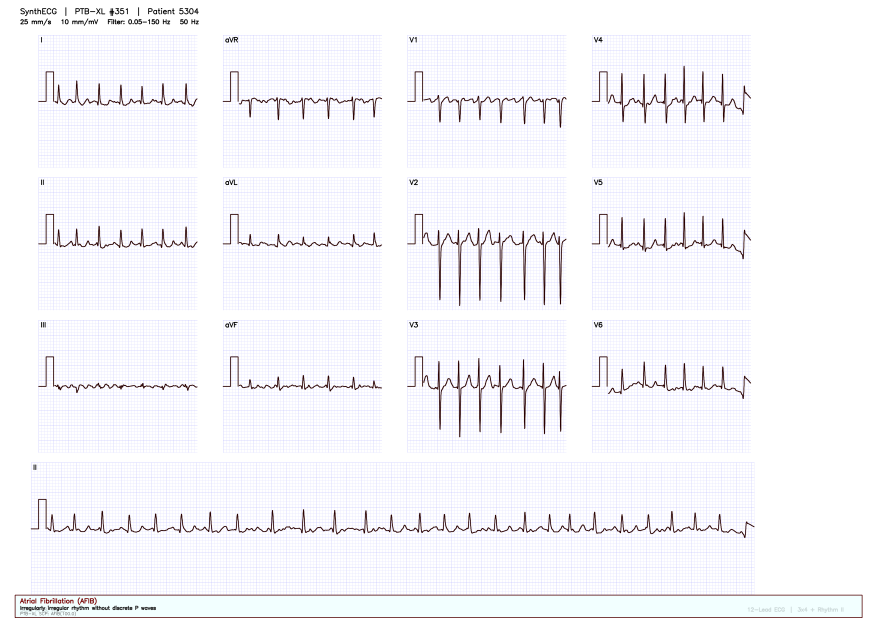
#> input picture examples/afib_atrial_fibrillation.png, 3508 x 2480 px (shown at 1/4 size)
$ python -i paper.py   (imports and definitions only)
#> lines starting #> are read from the running program, lines starting #| are printed output that depends on the picture
import cv2
import numpy as np

from synthecg.config import AugmentConfig
from synthecg.augment.geometric import (
    apply_jpeg_compression,
    apply_perspective_warp_array,
    apply_rotation_array,
)


# [76 lines left out: functions apply_paper_artifacts_to_arrays, apply_paper_artifacts, not called in this run]

>>> import cv2
>>> picture = cv2.imread('../../examples/afib_atrial_fibrillation.png')
#> picture is the input picture: shape (2480, 3508, 3); mean B, G, R 249.9, 245.5, 245.9
>>> result = apply_paper_artifacts_to_arrays(picture)
#> in apply_paper_artifacts_to_arrays, `img = np.clip(img.astype(np.float32) * tint, 0, 255).astype(np.uint8)`:
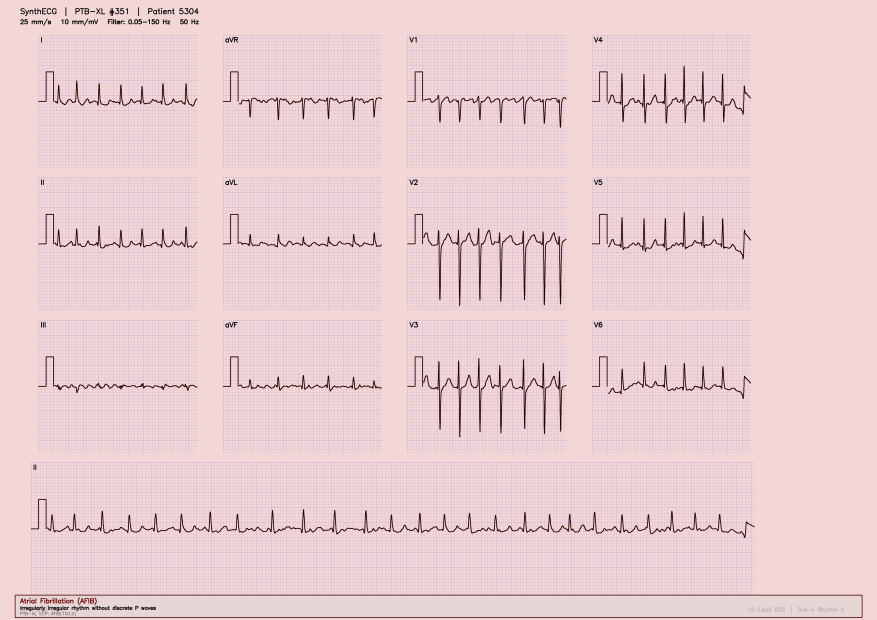
#> img: shape (2480, 3508, 3) (shown at 1/4 size); mean of channels 0, 1, 2 209.7, 206, 234.3; drawn as B, G, R
#> after the loop in apply_paper_artifacts_to_arrays, `for i in range(cols):`:
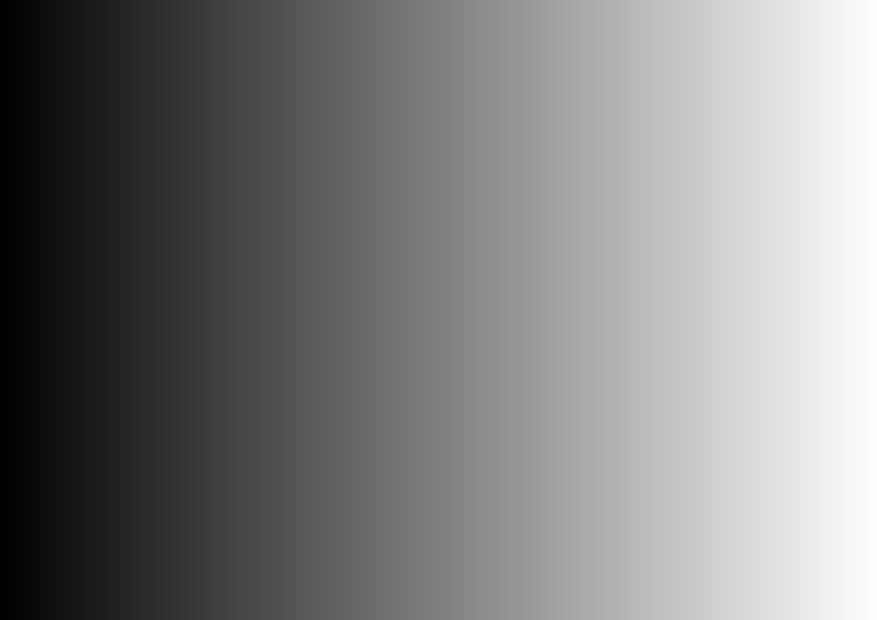
#> gradient: shape (2480, 3508) float32 (shown at 1/4 size); min 0, max 1, mean 0.5
#> in apply_paper_artifacts_to_arrays, `img = np.clip(img.astype(np.float32) * lighting_variation, 0, 255).ast..`:
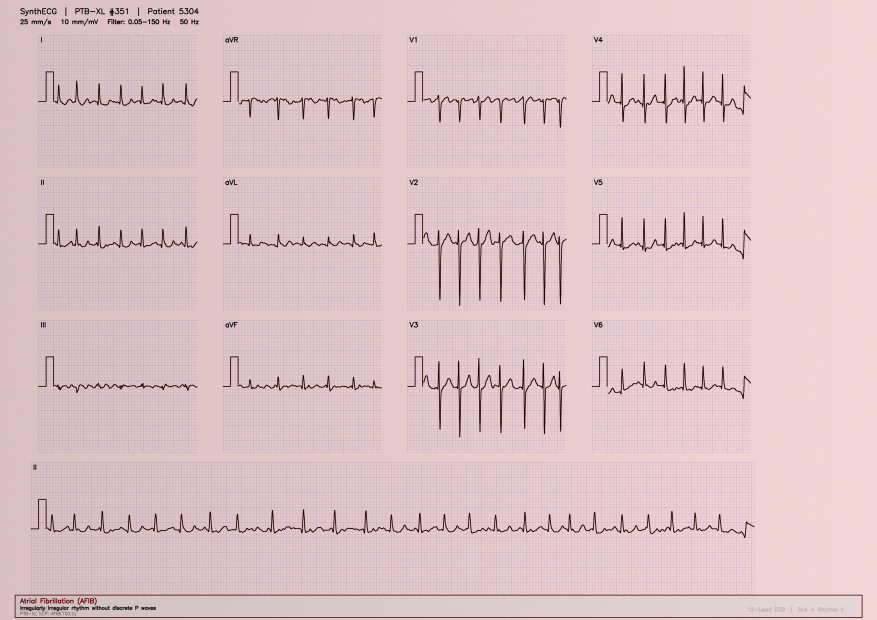
#> img: shape (2480, 3508, 3) (shown at 1/4 size); mean of channels 0, 1, 2 198.7, 195.3, 222.1; drawn as B, G, R

$ run again, on examples/avnrt_nodal_reentrant_tachycardia.png
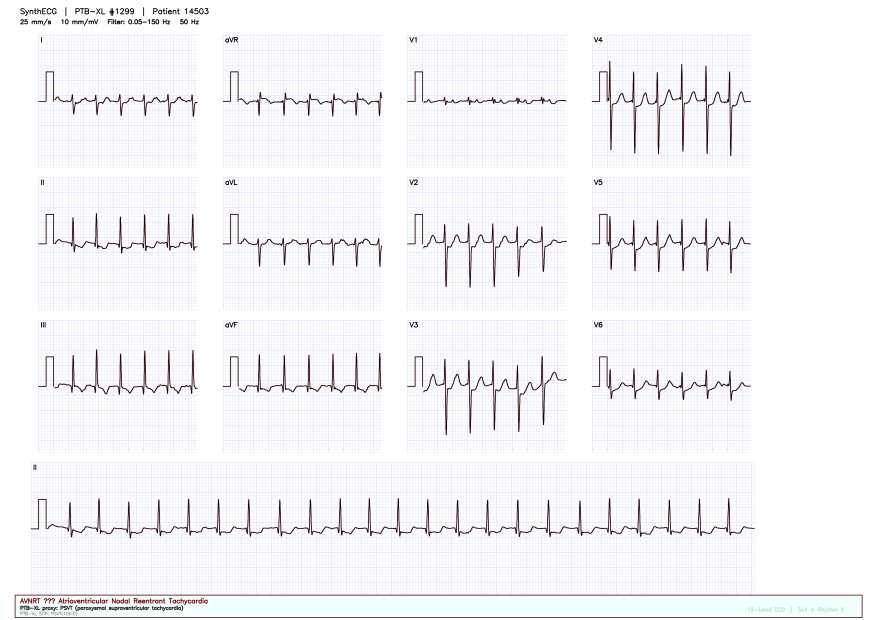
#> input picture examples/avnrt_nodal_reentrant_tachycardia.png, 3508 x 2480 px (shown at 1/4 size)
#> picture is the input picture: shape (2480, 3508, 3); mean B, G, R 249.3, 244.9, 245.5
#> in apply_paper_artifacts_to_arrays, `img = np.clip(img.astype(np.float32) * tint, 0, 255).astype(np.uint8)`:
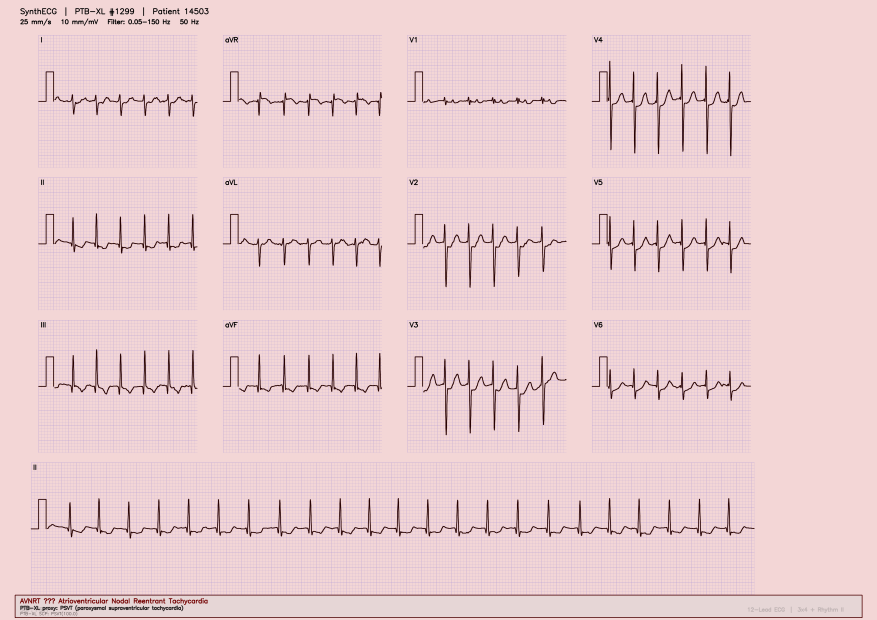
#> img: shape (2480, 3508, 3) (shown at 1/4 size); mean of channels 0, 1, 2 209.2, 205.5, 233.8; drawn as B, G, R
#> in apply_paper_artifacts_to_arrays, `img = np.clip(img.astype(np.float32) * lighting_variation, 0, 255).ast..`:
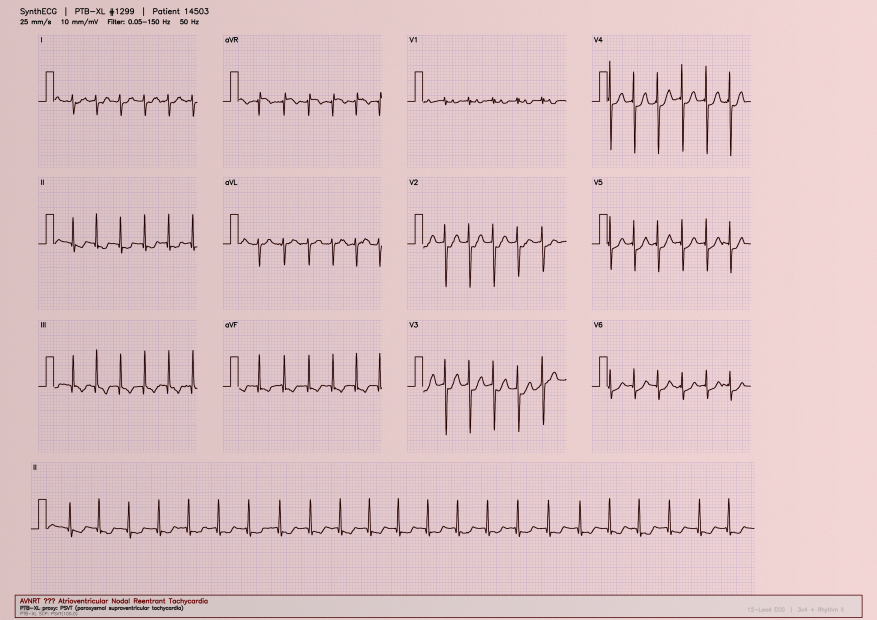
#> img: shape (2480, 3508, 3) (shown at 1/4 size); mean of channels 0, 1, 2 198.3, 194.8, 221.7; drawn as B, G, R

$ run again, on examples/pvc_left_coronary_cusp.png
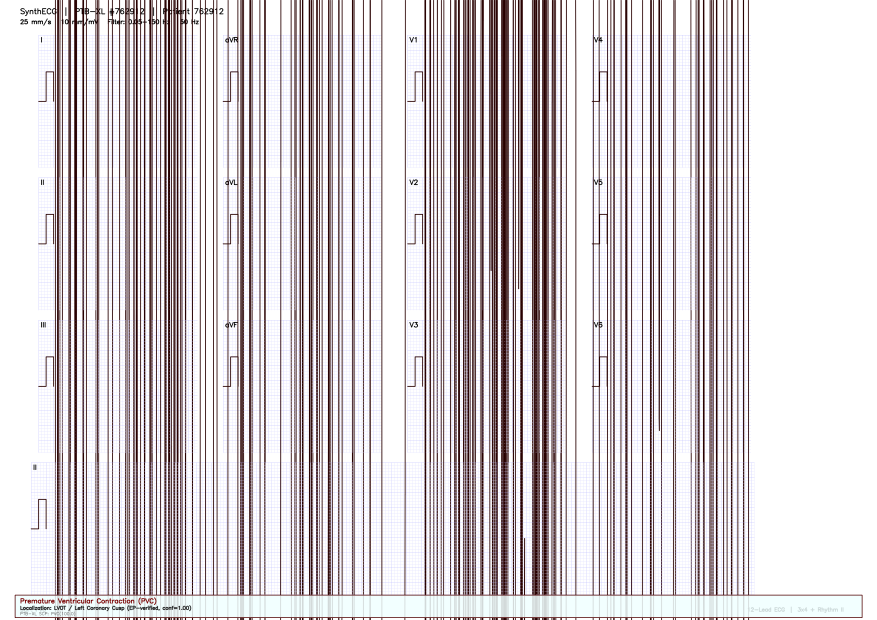
#> input picture examples/pvc_left_coronary_cusp.png, 3508 x 2480 px (shown at 1/4 size)
#> picture is the input picture: shape (2480, 3508, 3); mean B, G, R 208.3, 204.6, 211.6
#> in apply_paper_artifacts_to_arrays, `img = np.clip(img.astype(np.float32) * tint, 0, 255).astype(np.uint8)`:
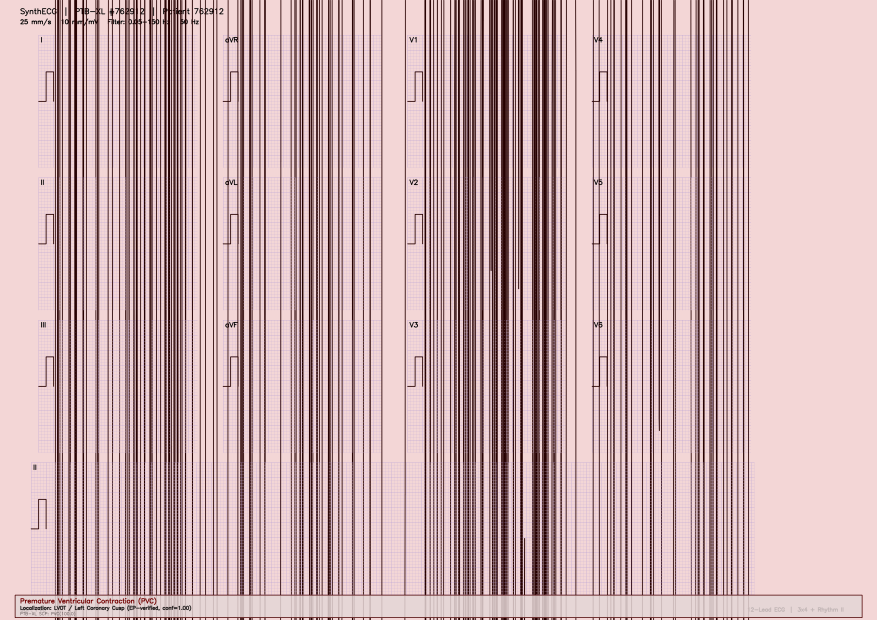
#> img: shape (2480, 3508, 3) (shown at 1/4 size); mean of channels 0, 1, 2 174.7, 171.6, 201.5; drawn as B, G, R
#> in apply_paper_artifacts_to_arrays, `img = np.clip(img.astype(np.float32) * lighting_variation, 0, 255).ast..`:
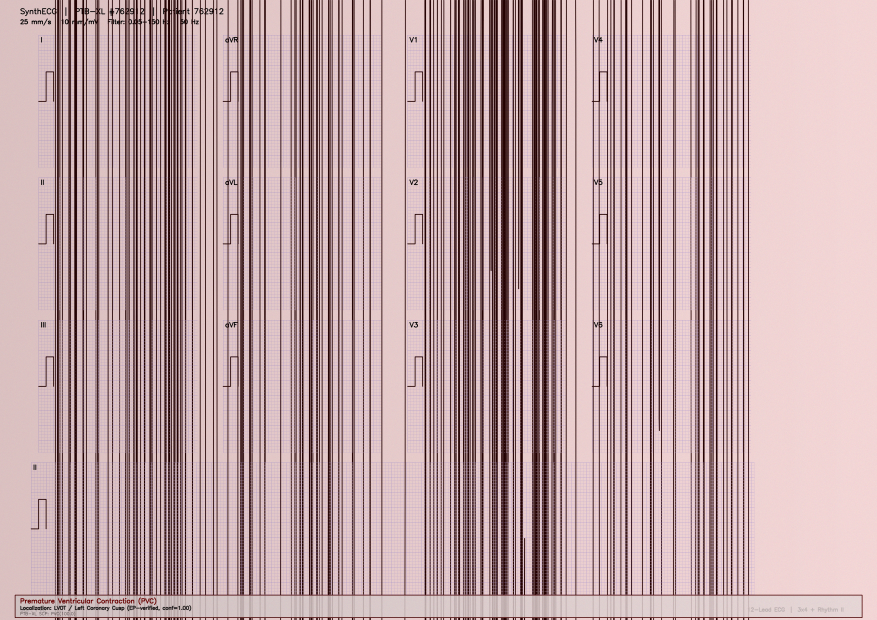
#> img: shape (2480, 3508, 3) (shown at 1/4 size); mean of channels 0, 1, 2 166, 163, 191.2; drawn as B, G, R

$ run again, on examples/sample_12lead_ecg.png
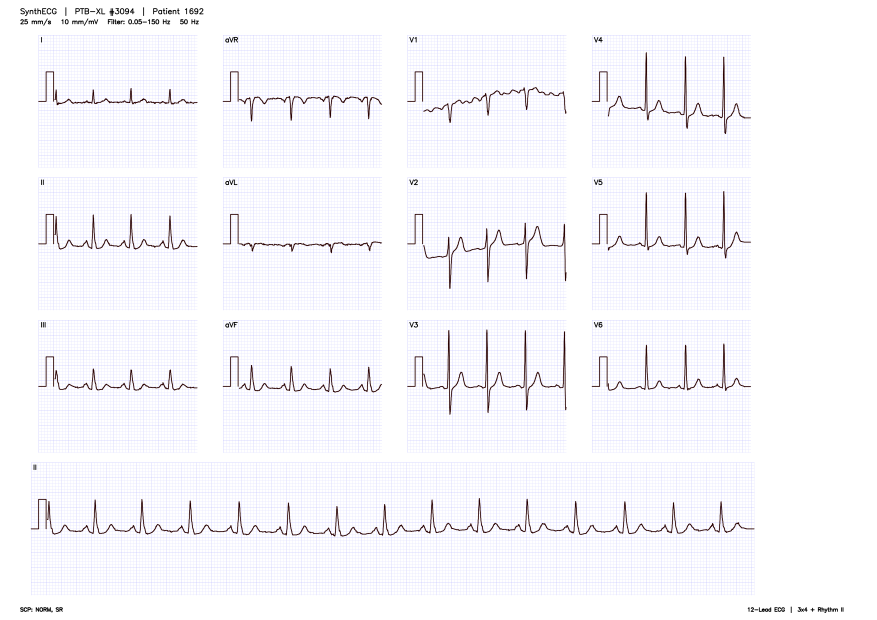
#> input picture examples/sample_12lead_ecg.png, 3508 x 2480 px (shown at 1/4 size)
#> picture is the input picture: shape (2480, 3508, 3); mean B, G, R 251.1, 246.7, 247.3
#> in apply_paper_artifacts_to_arrays, `img = np.clip(img.astype(np.float32) * tint, 0, 255).astype(np.uint8)`:
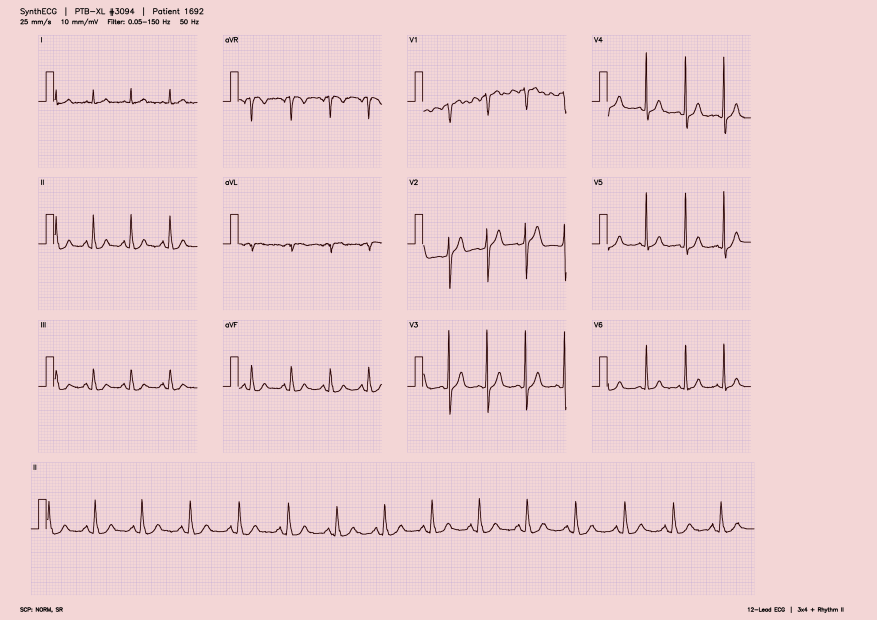
#> img: shape (2480, 3508, 3) (shown at 1/4 size); mean of channels 0, 1, 2 210.7, 207, 235.6; drawn as B, G, R
#> in apply_paper_artifacts_to_arrays, `img = np.clip(img.astype(np.float32) * lighting_variation, 0, 255).ast..`:
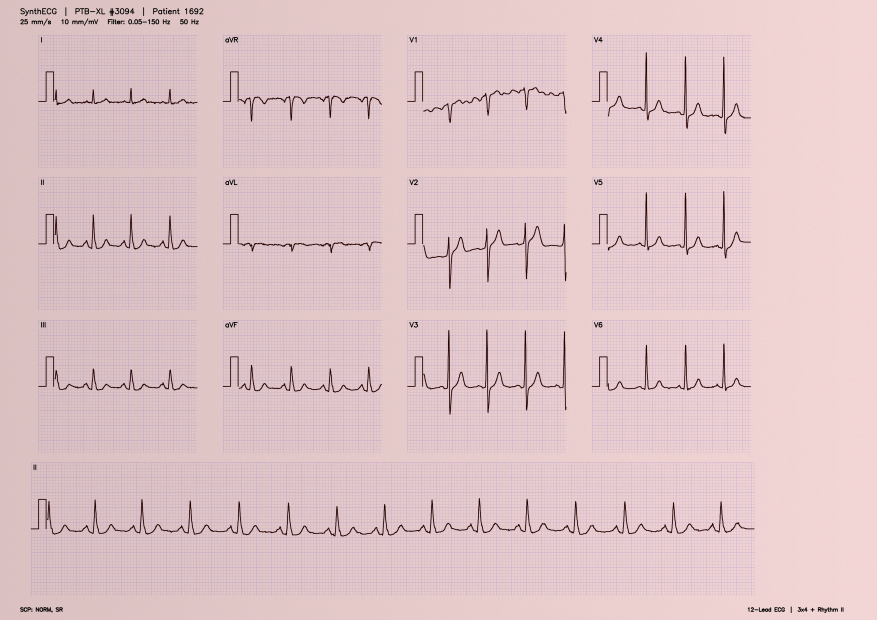
#> img: shape (2480, 3508, 3) (shown at 1/4 size); mean of channels 0, 1, 2 199.7, 196.2, 223.3; drawn as B, G, R
